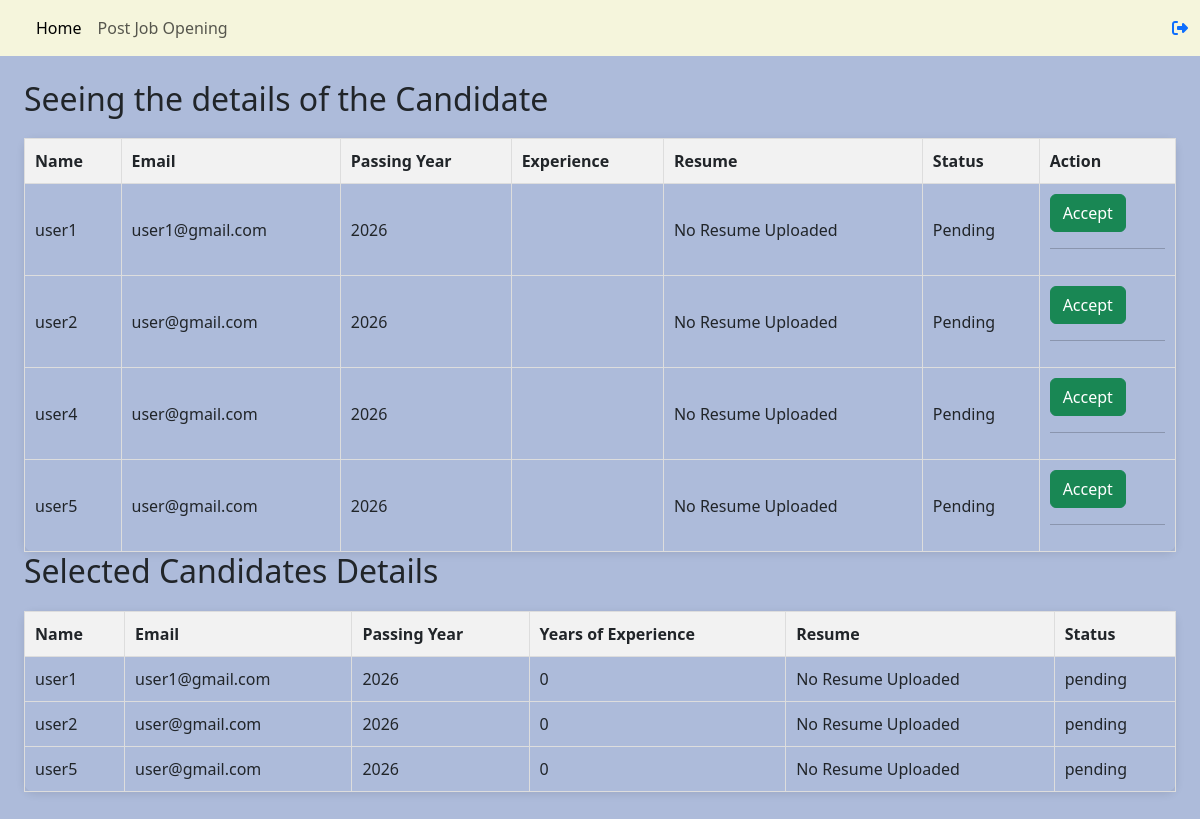
The page /candidate-details/1/ (signed in) on the database its author committed.
### hr/models.py (models this page shows)
class candidateApplication(models.Model):
    user = models.ForeignKey(to=User, on_delete=models.CASCADE)
    job = models.ForeignKey(to=JobPost, on_delete=models.CASCADE)
    class Meta:
        unique_together = ('user', 'job')
    passingYear = models.IntegerField()
    experience = models.IntegerField()
    resume = models.FileField(upload_to="resume/", null=True,blank=True)
    status = models.CharField(choices = STATUS_CHOICE, max_length = 20, default = "pending")

class selectedCandidate(models.Model):
    job = models.ForeignKey(JobPost, on_delete=models.CASCADE)
    candidate = models.ForeignKey(candidateApplication, on_delete=models.CASCADE)  # Allows multiple selections

### hr/views.py (the view)
# urls.py: path('candidate-details/<int:id>/', views.candidate_view, name = "candidate_details"),
@login_required
def candidate_view(request, id):
    if JobPost.objects.filter(id = id).exists():
        job = JobPost.objects.get(id = id)
        applications = candidateApplication.objects.filter(job = job)
        selected_applications = selectedCandidate.objects.filter(job = job)
        return render(request, 'hr/candidate.html', {'applications': applications, 'selected_applications': selected_applications, 'jobpost': job})
    return render(request, 'hrHome')

### hr/templates/hr/candidate.html (shortened to what this page needs)
{% extends 'hr/hrbase.html' %}
{% block content %}
{% include 'hr/navbar.html' %}
  <div class="container-fluid mainbg p-4">
    <h2>Seeing the details of the Candidate</h2>
    {% if applications %}
      <table class="candidates-table">
        <thead>
          <tr>
            <th>Name</th>
            <th>Email</th>
            <th>Passing Year</th>
            <th>Experience</th>
            <th>Resume</th>
            <th>Status</th>
            <th>Action</th>
          </tr>
        </thead>
        <tbody>
          {% for application in applications %}
          <tr>
            <td>{{application.user.username}}</td>
            <td>{{application.user.email}}</td>
            <td>{{application.passingYear}}</td>
            <td>{{application.yearOfExperience}}</td>
            <td>
              {% if application.resume %}
                  <a href="{{ application.resume.url }}" class="resume-download">Download Resume</a>
              {% else %}
                  No Resume Uploaded
              {% endif %}
            </td>
            <td>Pending</td>
            <td>
                <form action="{% url 'selectCandidate' %}" method="post">
                    <button class="btn btn-success" type="submit">Accept</button>
                </form>
                <hr>
            </td>
          </tr>
          {%endfor%}
        </tbody>
      </table class="candidates-table">
    {%else%}
        <p>No Applications </p>
    {%endif%}
    <h2>Selected Candidates Details</h2>
    {% if applications %}
    <table class="candidates-table">
      <thead>
        <tr>
          <th>Name</th>
          <th>Email</th>
          <th>Passing Year</th>
          <th>Years of Experience</th>
          <th>Resume</th>
          <th>Status</th>
        </tr>
      </thead>
      <tbody>
          {% for application in selected_applications %}
          <tr>
            <td>{{application.candidate.user.username}}</td>
            <td>{{application.candidate.user.email}}</td>
            <td>{{application.candidate.passingYear}}</td>
            <td>{{application.candidate.experience}}</td>
            <td>
              {% if application.resume %}
                  <a href="{{ application.resume.url }}" class="resume-download">Download Resume</a>
              {% else %}
                  No Resume Uploaded
              {% endif %}
            </td>
            <td>{{application.candidate.status}}</td>
          </tr>
          {% endfor %}
      </tbody>
  </table>
    {% else %}
        <h2>No Application received</h2>
    {% endif %}
  </div>
{% endblock content %}

### hr/templates/hr/hrbase.html (shortened to what this page needs)
<!DOCTYPE html>
<html lang="en">
  <head>
    <link href="https://cdn.jsdelivr.net/npm/bootstrap@5.3.5/dist/css/bootstrap.min.css" rel="stylesheet">
  </head>
  <body>
        {% block content%}
        {%endblock content%}
  </body>
</html>

### hr/templates/hr/navbar.html (shortened to what this page needs)
<nav class="navbar navbar-expand-lg" style="background-color: beige;">
    <div class="container-fluid">
      <div class="collapse navbar-collapse" id="navbarNavAltMarkup">
        <div class="navbar-nav">
          <a class="nav-link active" aria-current="page" href="{% url 'hrHome' %}">Home</a>
          <a class="nav-link" href="{%url 'post_job' %}">Post Job Opening</a>
        </div>
      </div>
      <div class="ml-auto">
        <a href="{%url 'logout'%}">
          <i class="fa-solid fa-right-from-bracket" aria-hidden="true"></i>
       </a>
      </div>
    </div>
  </nav>

### hr/templates/hr/hrbase.html (style rules this page uses)
.mainbg { background-color: #ADBBDA; padding: 26px; background-size: cover; min-height: 100vh; }
.candidates-table { width: 100%; border-collapse: collapse; margin-top: 20px; }
.candidates-table th, .candidates-table td { border: 1px solid #ddd; padding: 10px; text-align: left; }
.candidates-table th { background-color: #f2f2f2; }
.candidates-table { box-shadow: 0px 2px 8px rgba(0, 0, 0, 0.1); border-radius: 10px; }
.candidates-table th, .candidates-table td { transition: background-color 0.3s, color 0.3s; }

### rows shown on the page
candidateApplication: user.username "user1", user.email "user1@gmail.com", passingYear "2026", resume "No Resume Uploaded"
candidateApplication: user.username "user2", user.email "user@gmail.com", passingYear "2026", resume "No Resume Uploaded"
candidateApplication: user.username "user4", user.email "user@gmail.com", passingYear "2026", resume "No Resume Uploaded"
candidateApplication: user.username "user5", user.email "user@gmail.com", passingYear "2026", resume "No Resume Uploaded"
selectedCandidate: candidate.user.username "user1", candidate.user.email "user1@gmail.com", candidate.passingYear "2026", candidate.experience "0", candidate.status "pending"
selectedCandidate: candidate.user.username "user2", candidate.user.email "user@gmail.com", candidate.passingYear "2026", candidate.experience "0", candidate.status "pending"
selectedCandidate: candidate.user.username "user5", candidate.user.email "user@gmail.com", candidate.passingYear "2026", candidate.experience "0", candidate.status "pending"
